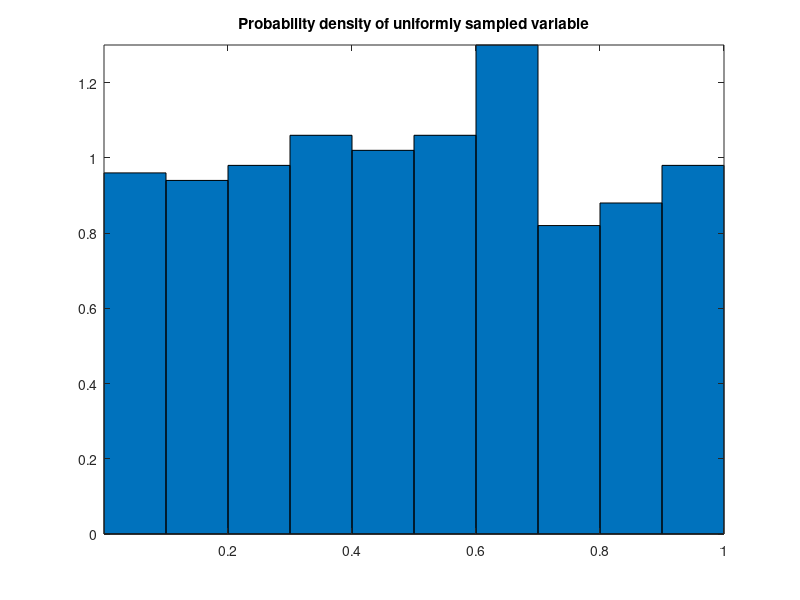
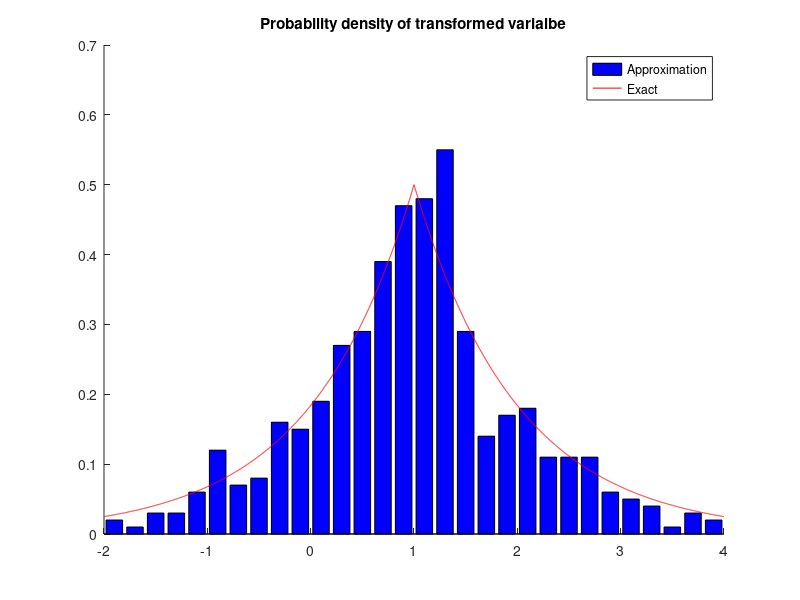

MATLAB code for these plots, in order:
% Machine Intelligence 2
% Exercise Sheet 6
% Task 6.2
%
% Jens Krenzin
% Till Rohrmann

close all;
clear all;
clc;


numberSamples = 500;
b = 1;
mu = 1;
lborder=-2;
rborder =4;
bins = 20;
resolution = 0.2;
histEdges = lborder:resolution:rborder;

resolutionUniform=0.1;
histEdgesUniform=0:resolutionUniform:1;

transformation = @(y,mu,b) sign(1/2-y)*b.*log(1-2*abs(y-1/2))+mu;
laplace = @(x,mu,b) 1/2/b*exp(-abs(x-mu)./b);

ys = rand(numberSamples,1);

xs = transformation(ys,mu,b);

xvalues = lborder:0.001:rborder;

binValues = histc(xs,histEdges);
binValuesUniform=histc(ys,histEdgesUniform);

figure();
bar(histEdgesUniform(1:end-1)+resolutionUniform/2,binValuesUniform(1:end-1)./numberSamples/resolutionUniform,1);
title('Probability density of uniformly sampled variable');
axis tight;

figure();
hold on
bar(histEdges(1:end-1)+resolution/2,binValues(1:end-1)./numberSamples/resolution,'b');
plot(xvalues,laplace(xvalues,mu,b),'r');
title('Probability density of transformed varialbe');
legend('Approximation','Exact');
hold off